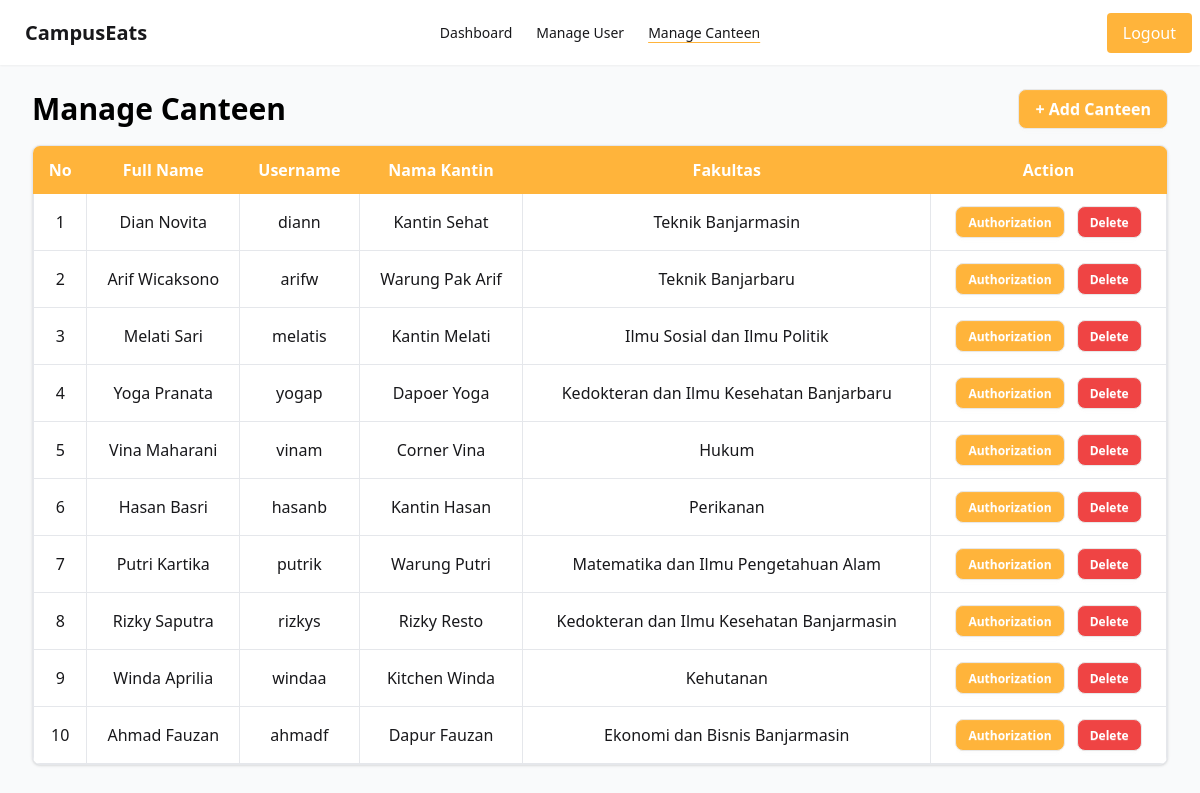
The app's page /pages/admin/kelola_kantin.php (signed in) with its own data.
### tables this page shows
CREATE TABLE `user` (
  `id_user` int(11) NOT NULL,
  `nama` varchar(100) NOT NULL,
  `username` varchar(100) NOT NULL,
  `password` varchar(100) NOT NULL,
  `Role` varchar(100) NOT NULL
);

CREATE TABLE `penjual` (
  `id_penjual` int(11) NOT NULL,
  `id_user` int(11) NOT NULL,
  `id_fakultas` int(11) DEFAULT NULL,
  `nama` varchar(255) NOT NULL,
  `nama_kantin` varchar(255) DEFAULT NULL,
  `gambar` varchar(255) DEFAULT NULL,
  `link` varchar(255) DEFAULT NULL
);

CREATE TABLE `fakultas` (
  `id_fakultas` int(11) NOT NULL,
  `nama_fakultas` varchar(45) NOT NULL
);

### pages/admin/kelola_kantin.php (the view, shortened to what this page needs)
<?php
include "../../database/model.php";
?>
<!DOCTYPE html>
<html data-theme="light" class="bg-background">
<head>
  <link href="/campuseats/dist/output.css" rel="stylesheet" />
  <link href="https://cdn.jsdelivr.net/npm/daisyui@5" rel="stylesheet" type="text/css" />
  <link rel="stylesheet" href="https://cdn.jsdelivr.net/npm/notyf/notyf.min.css" />
</head>
<body class="min-h-screen flex flex-col">
  <?php
  $activePage = 'kelola_kantin';
  include '../../partials/navbar-admin.php';
  ?>
  <main class="w-full max-w-7xl mx-auto mt-6 mb-6 px-4 sm:px-6 lg:px-8">
    <div class="flex flex-col sm:flex-row items-start sm:items-center justify-between mb-4 gap-4">
      <h2 class="text-2xl sm:text-3xl font-bold text-black">Manage Canteen</h2>
      <div class="flex-shrink-0">
        <a href="tambah_kantin.php?id_admin=<?= $id_admin ?>"
           class="btn bg-kuning text-white rounded-lg hover:bg-yellow-600 cursor-pointer px-4 py-2 text-sm sm:text-base">
          + Add Canteen
        </a>
      </div>
    </div>
    <?php
    $ambil_data_user = mysqli_query($koneksi, "SELECT * FROM user WHERE Role='penjual'");
    ?>
    <div class="overflow-x-auto bg-white border rounded-lg shadow mb-6">
      <?php if (mysqli_num_rows($ambil_data_user) == 0) : ?>
        <p class="text-center text-lg p-6 text-gray-600">No canteen data found.</p>
      <?php else : ?>
        <table class="table-auto min-w-full text-center border-collapse border border-gray-200">
          <thead class="bg-kuning text-white">
            <tr>
              <th class="p-3 border border-kuning">No</th>
              <th class="p-3 border border-kuning">Full Name</th>
              <th class="p-3 border border-kuning">Username</th>
              <th class="p-3 border border-kuning">Nama Kantin</th>
              <th class="p-3 border border-kuning">Fakultas</th>
              <th class="p-3 border border-kuning">Action</th>
            </tr>
          </thead>
          <tbody>
            <?php
            $no = 1;
            while ($row_user = mysqli_fetch_assoc($ambil_data_user)) :
              $id_user_penjual = $row_user['id_user'];
              $ambil_fakultas = mysqli_query($koneksi,
              "SELECT fakultas.nama_fakultas, penjual.nama_kantin
               FROM penjual
               JOIN fakultas ON penjual.id_fakultas = fakultas.id_fakultas
               WHERE penjual.id_user = '$id_user_penjual'");
              $row_fakultas = mysqli_fetch_assoc($ambil_fakultas);
              $nama_fakultas = $row_fakultas['nama_fakultas'] ?? '-';
              $nama_kantin = $row_fakultas['nama_kantin'] ?? '-';
            ?>
              <tr class="hover:bg-gray-50 border border-gray-100">
                <td class="p-3 border border-gray-200"><?= $no ?></td>
                <td class="p-3 border border-gray-200"><?= htmlspecialchars($row_user['nama']) ?></td>
                <td class="p-3 border border-gray-200"><?= htmlspecialchars($row_user['username']) ?></td>
                <td class="p-3 border border-gray-200"><?= htmlspecialchars($nama_kantin) ?></td>
                <td class="p-3 border border-gray-200"><?= htmlspecialchars($nama_fakultas) ?></td>
                <td class="p-3 border border-gray-200 space-x-2 whitespace-nowrap">
                  <button
                    class="btn btn-sm bg-kuning rounded-lg text-white hover:bg-yellow-600 transition px-3 py-1"
                    onclick="confirmAuthorization(<?= $row_user['id_user'] ?>, <?= $id_admin ?>)">
                    Authorization
                  </button>
                  <button
                    class="btn btn-sm bg-red-500 rounded-lg text-white hover:bg-red-600 transition px-3 py-1"
                    onclick="confirmDelete(<?= $row_user['id_user'] ?>, <?= $id_admin ?>)">
                    Delete
                  </button>
                </td>
              </tr>
            <?php
              $no++;
            endwhile;
            ?>
          </tbody>
        </table>
      <?php endif; ?>
    </div>
  </main>
</body>
</html>

### partials/navbar-admin.php (shortened to what this page needs)
<?php
$id_admin = isset($_SESSION['id_admin']) ? $_SESSION['id_admin'] : null;
?>
<div class="navbar bg-base-100 shadow-sm">
  <div class="navbar-start">
    <a class="btn btn-ghost normal-case text-xl">CampusEats</a>
  </div>
  <div class="navbar-center hidden lg:flex items-center gap-4 z-10">
    <ul class="menu menu-horizontal px-1">
      <li><a href="/campuseats/pages/admin/dashboard.php<?= $id_admin ? '?id_admin=' . $id_admin : '' ?>" class="<?= ($activePage == 'dashboard') ? 'underline decoration-kuning decoration-1 underline-offset-4' : '' ?>">Dashboard</a></li>
      <li><a href="/campuseats/pages/admin/kelola_pengguna.php<?= $id_admin ? '?id_admin=' . $id_admin : '' ?>" class="<?= ($activePage == 'kelola_pengguna') ? 'underline decoration-kuning decoration-1 underline-offset-4' : '' ?>">Manage User</a></li>
      <li><a href="/campuseats/pages/admin/kelola_kantin.php<?= $id_admin ? '?id_admin=' . $id_admin : '' ?>" class="<?= ($activePage == 'kelola_kantin') ? 'underline decoration-kuning decoration-1 underline-offset-4' : '' ?>">Manage Canteen</a></li>
    </ul>
  </div>
  <div class="navbar-end flex items-center gap-4 z-10">
    <a id="logoutBtn" href="/campuseats/pages/auth/logout.php" class="bg-kuning text-white p-2 px-4 rounded hover:bg-yellow-600 transition">
      Logout
    </a>
  </div>
</div>

### records on screen
user: nama "Dian Novita", username "diann", penjual.nama_kantin "Kantin Sehat", fakultas.nama_fakultas "Teknik Banjarmasin"
user: nama "Arif Wicaksono", username "arifw", penjual.nama_kantin "Warung Pak Arif", fakultas.nama_fakultas "Teknik Banjarbaru"
user: nama "Melati Sari", username "melatis", penjual.nama_kantin "Kantin Melati", fakultas.nama_fakultas "Ilmu Sosial dan Ilmu Politik"
user: nama "Yoga Pranata", username "yogap", penjual.nama_kantin "Dapoer Yoga", fakultas.nama_fakultas "Kedokteran dan Ilmu Kesehatan Banjarbaru"
user: nama "Vina Maharani", username "vinam", penjual.nama_kantin "Corner Vina", fakultas.nama_fakultas "Hukum"
user: nama "Hasan Basri", username "hasanb", penjual.nama_kantin "Kantin Hasan", fakultas.nama_fakultas "Perikanan"
user: nama "Putri Kartika", username "putrik", penjual.nama_kantin "Warung Putri", fakultas.nama_fakultas "Matematika dan Ilmu Pengetahuan Alam"
user: nama "Rizky Saputra", username "rizkys", penjual.nama_kantin "Rizky Resto", fakultas.nama_fakultas "Kedokteran dan Ilmu Kesehatan Banjarmasin"
user: nama "Winda Aprilia", username "windaa", penjual.nama_kantin "Kitchen Winda", fakultas.nama_fakultas "Kehutanan"
user: nama "Ahmad Fauzan", username "ahmadf", penjual.nama_kantin "Dapur Fauzan", fakultas.nama_fakultas "Ekonomi dan Bisnis Banjarmasin"
